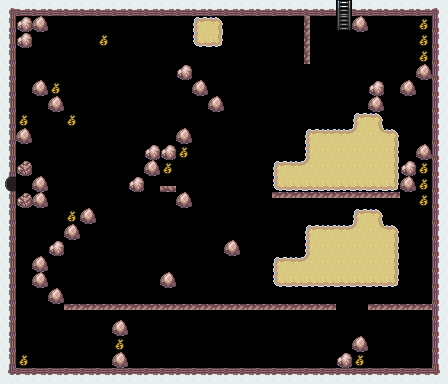

The image is a tile-based game level rendered from a .tmx file. Its description and complete source (layers, tilesets, objects, tile grids) follow:
An orthogonal 28x24 tile map with 16x16 px tiles, 1 tile layer (Tile Layer 1).

<map version="1.2" tiledversion="1.2.4" orientation="orthogonal" renderorder="right-down" width="28" height="24" tilewidth="16" tileheight="16" infinite="0" nextlayerid="2" nextobjectid="1">
 <tileset firstgid="1" name="Basic" tilewidth="16" tileheight="16" tilecount="36" columns="0">
  <grid orientation="orthogonal" width="1" height="1" />
  <tile id="1" type="Solid">
   <image width="16" height="16" source="../images/rock1.png" />
  </tile>
  <tile id="2" type="Solid">
   <properties>
    <property name="lifePoints" type="int" value="3" />
   </properties>
   <image width="16" height="16" source="../images/rock_breakable.png" />
  </tile>
  <tile id="4" type="Solid">
   <image width="16" height="16" source="../images/wall2-2.png" />
  </tile>
  <tile id="7" type="Hurdle">
   <properties>
    <property name="jumpDirection" type="int" value="1" />
   </properties>
   <image width="16" height="16" source="../images/hurdle-1.png" />
  </tile>
  <tile id="8" type="Hurdle">
   <properties>
    <property name="jumpDirection" type="int" value="2" />
   </properties>
   <image width="16" height="16" source="../images/hurdle-2.png" />
  </tile>
  <tile id="9" type="Hurdle">
   <properties>
    <property name="jumpDirection" type="int" value="3" />
   </properties>
   <image width="16" height="16" source="../images/hurdle-3.png" />
  </tile>
  <tile id="10" type="Hurdle">
   <properties>
    <property name="jumpDirection" type="int" value="4" />
   </properties>
   <image width="16" height="16" source="../images/hurdle-4.png" />
  </tile>
  <tile id="13" type="Modifier">
   <properties>
    <property name="moneyDelta" type="int" value="5" />
   </properties>
   <image width="16" height="16" source="../images/money.png" />
  </tile>
  <tile id="25" type="Solid">
   <image width="16" height="16" source="../images/stairs_up-2.png" />
  </tile>
  <tile id="26" type="Door">
   <properties>
    <property name="roomId" type="int" value="33" />
   </properties>
   <image width="16" height="16" source="../images/stairs_up-1.png" />
  </tile>
  <tile id="32" type="Start">
   <properties>
    <property name="orientation" type="int" value="1" />
    <property name="roomId" type="int" value="33" />
   </properties>
   <image width="16" height="16" source="../images/start-1.png" />
  </tile>
  <tile id="33" type="Start">
   <properties>
    <property name="orientation" type="int" value="3" />
    <property name="roomId" type="int" value="26" />
   </properties>
   <image width="16" height="16" source="../images/start-2.png" />
  </tile>
  <tile id="40" type="Ground">
   <image width="16" height="16" source="../images/ground-1.png" />
  </tile>
  <tile id="41" type="Ground">
   <image width="16" height="16" source="../images/ground-2.png" />
  </tile>
  <tile id="42" type="Ground">
   <image width="16" height="16" source="../images/ground-3.png" />
  </tile>
  <tile id="43" type="Ground">
   <image width="16" height="16" source="../images/ground-4.png" />
  </tile>
  <tile id="44" type="Ground">
   <image width="16" height="16" source="../images/ground-5.png" />
  </tile>
  <tile id="45" type="Ground">
   <image width="16" height="16" source="../images/ground-6.png" />
  </tile>
  <tile id="46" type="Ground">
   <image width="16" height="16" source="../images/ground-7.png" />
  </tile>
  <tile id="47" type="Ground">
   <image width="16" height="16" source="../images/ground-8.png" />
  </tile>
  <tile id="48" type="Ground">
   <image width="16" height="16" source="../images/ground-9.png" />
  </tile>
  <tile id="49" type="Ground">
   <image width="16" height="16" source="../images/ground-10.png" />
  </tile>
  <tile id="50" type="Ground">
   <image width="16" height="16" source="../images/ground-11.png" />
  </tile>
  <tile id="51" type="Ground">
   <image width="16" height="16" source="../images/ground-12.png" />
  </tile>
  <tile id="52" type="Ground">
   <image width="16" height="16" source="../images/ground-13.png" />
  </tile>
  <tile id="53" type="Solid">
   <image width="16" height="16" source="../images/ground2.png" />
  </tile>
  <tile id="55" type="Solid">
   <image width="16" height="16" source="../images/wall2-3.png" />
  </tile>
  <tile id="56" type="Solid">
   <image width="16" height="16" source="../images/wall2-4.png" />
  </tile>
  <tile id="57" type="Solid">
   <image width="16" height="16" source="../images/wall2-5.png" />
  </tile>
  <tile id="59" type="Solid">
   <image width="16" height="16" source="../images/wall2-6.png" />
  </tile>
  <tile id="60" type="Solid">
   <image width="16" height="16" source="../images/wall2-7.png" />
  </tile>
  <tile id="61" type="Solid">
   <image width="16" height="16" source="../images/wall2-8.png" />
  </tile>
  <tile id="62" type="Solid">
   <image width="16" height="16" source="../images/wall2-9.png" />
  </tile>
  <tile id="64" type="Modifier">
   <properties>
    <property name="moneyDelta" type="int" value="10" />
   </properties>
   <image width="16" height="16" source="../images/money.png" />
  </tile>
  <tile id="67" type="Door">
   <properties>
    <property name="roomId" type="int" value="26" />
   </properties>
   <image width="16" height="16" source="../images/door1-1.png" />
  </tile>
  <tile id="68" type="Solid">
   <image width="16" height="16" source="../images/rock2.png" />
  </tile>
 </tileset>
 <layer id="1" name="Tile Layer 1" width="28" height="24">
  <data encoding="csv">
61,62,62,62,62,62,62,62,62,62,62,62,62,62,62,62,62,62,62,62,62,26,62,62,62,62,62,63,
5,69,2,0,0,0,0,0,0,0,0,0,44,43,0,0,0,0,0,11,0,27,2,0,0,0,65,56,
5,69,0,0,0,0,14,0,0,0,0,0,42,45,0,0,0,0,0,11,0,33,0,0,0,0,65,56,
5,0,0,0,0,0,0,0,0,0,0,0,0,0,0,0,0,0,0,11,0,0,0,0,0,0,65,56,
5,0,0,0,0,0,0,0,0,0,0,69,0,0,0,0,0,0,0,0,0,0,0,0,0,0,2,56,
5,0,2,14,0,0,0,0,0,0,0,0,2,0,0,0,0,0,0,0,0,0,0,69,0,2,0,56,
5,0,0,2,0,0,0,0,0,0,0,0,0,2,0,0,0,0,0,0,0,0,0,2,0,0,0,56,
5,14,0,0,65,0,0,0,0,0,0,0,0,0,0,0,0,0,0,0,0,0,44,43,0,0,0,56,
5,2,0,0,0,0,0,0,0,0,0,2,0,0,0,0,0,0,0,44,46,46,53,52,43,0,0,56,
5,0,0,0,0,0,0,0,0,69,69,14,0,0,0,0,0,0,0,48,49,49,49,49,47,0,2,56,
5,3,0,0,0,0,0,0,0,2,14,0,0,0,0,0,0,44,46,53,49,49,49,49,47,69,65,56,
68,34,2,0,0,0,0,0,69,0,8,0,0,0,0,0,0,42,41,41,41,41,41,41,45,2,65,56,
5,3,2,0,0,0,0,0,0,0,0,2,0,0,0,0,0,9,9,9,9,9,9,9,9,0,65,56,
5,0,0,0,65,2,0,0,0,0,0,0,0,0,0,0,0,0,0,0,0,0,44,43,0,0,0,56,
5,0,0,0,2,0,0,0,0,0,0,0,0,0,0,0,0,0,0,44,46,46,53,52,43,0,0,56,
5,0,0,69,0,0,0,0,0,0,0,0,0,0,2,0,0,0,0,48,49,49,49,49,47,0,0,56,
5,0,2,0,0,0,0,0,0,0,0,0,0,0,0,0,0,44,46,53,49,49,49,49,47,0,0,56,
5,0,2,0,0,0,0,0,0,0,2,0,0,0,0,0,0,42,41,41,41,41,41,41,45,0,0,56,
5,0,0,2,0,0,0,0,0,0,0,0,0,0,0,0,0,0,0,0,0,0,0,0,0,0,0,56,
5,0,0,0,9,9,9,9,9,9,9,9,9,9,9,9,9,9,9,9,9,0,0,9,9,9,9,56,
5,0,0,0,0,0,0,2,0,0,0,0,0,0,0,0,0,0,0,0,0,0,0,0,0,0,0,56,
5,0,0,0,0,0,0,14,0,0,0,0,0,0,0,0,0,0,0,0,0,0,2,0,0,0,0,56,
5,14,0,0,0,0,0,2,0,0,0,0,0,0,0,0,0,0,0,0,0,69,65,0,0,0,0,56,
60,57,57,57,57,57,57,57,57,57,57,57,57,57,57,57,57,57,57,57,57,57,57,57,57,57,57,58
</data>
 </layer>
</map>
